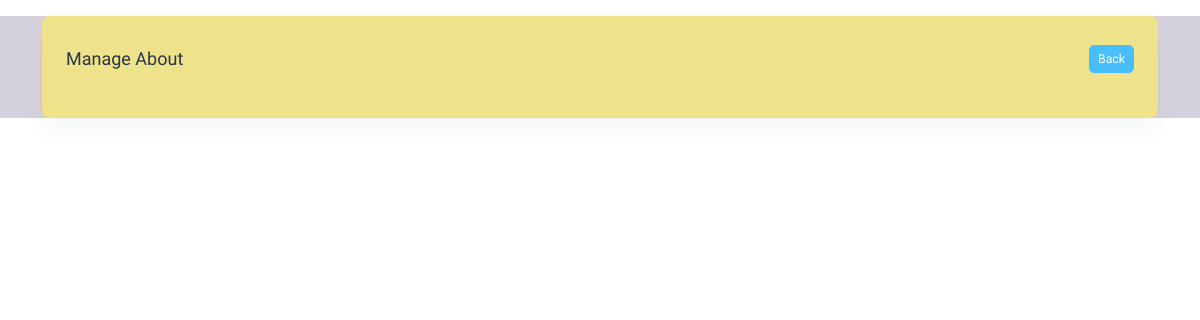
Page /dashboard/web/about.php (signed in) on the earlier database version.
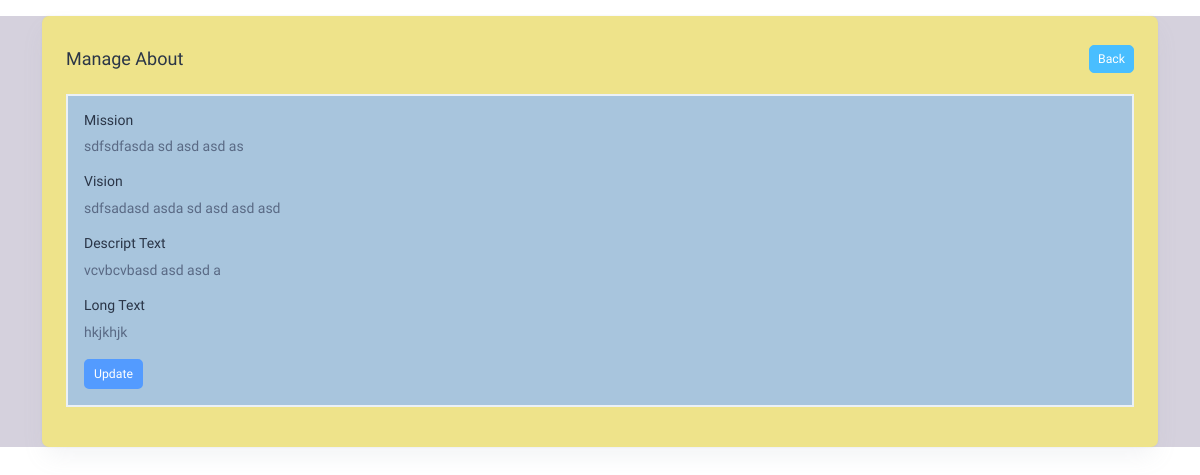
Same page on the later database version.
### tables this page shows
CREATE TABLE `web_about` (
  `id` int(11) NOT NULL,
  `mission` text NOT NULL,
  `vision` text NOT NULL,
  `descript` text NOT NULL,
  `text` text NOT NULL,
  `created_at` timestamp NOT NULL DEFAULT current_timestamp(),
  `updated_at` timestamp NOT NULL DEFAULT current_timestamp() ON UPDATE current_timestamp()
);

### db/conn.php (called while the page is built)
<?php
    class DBConnection {
        private $host = "localhost";
        private $user = "root";
        private $pass = "";
        private $db = "one_centro";
        protected function connect() {
            try {
                $dsn = 'mysql: host=' . $this->host . ';dbname=' . $this->db;
                $pdo = new PDO($dsn, $this->user, $this->pass);
                $pdo->setAttribute(PDO::ATTR_ERRMODE, PDO::ERRMODE_EXCEPTION);
                return $pdo;
            } catch(PDOException $e) {
                print_r($e);
            }
        }
    }
?>

### models/web-facade.php (called while the page is built, shortened)
<?php
class WebFacade extends DBConnection
{
    public function fetchAbout()
    {
        $sql = $this->connect()->prepare("SELECT * FROM web_about ORDER BY id DESC");
        $sql->execute();
        return $sql;
    }
}

### dashboard/web/about.php (the view, shortened to what this page needs)
<?php
include realpath(__DIR__ . '/../../includes/layout/web-header.php');
include realpath(__DIR__ . '/../../models/web-facade.php');
$webFacade = new WebFacade;
$aboutItems = $webFacade->fetchAbout()->fetchAll(PDO::FETCH_ASSOC);
?>
<div class="content-wrapper" style="background-color: #D5D1DD;">
    <div class="container">
        <div class="card w-100 mt-3" style="background-color: #EEE38A;">
            <div class="card-body p-4">
                <div class="d-flex justify-content-between align-items-center">
                    <h5 class="card-title fw-bold my-2">Manage About</h5>
                    <a href="..\index.php" class="btn btn-sm btn-secondary">Back</a>
                </div>
                <div class="py-2">
                </div>
                <div class="about-items">
                    <?php foreach ($aboutItems as $item): ?>
                        <div class="about-item border border-2 p-3 mb-3" style="background-color: #A8C5DD;">
                            <div class="mb-3">
                                <h6 class="fw-bold">Mission</h6>
                                <p><?php echo $item['mission']; ?></p>
                            </div>
                            <div class="mb-3">
                                <h6 class="fw-bold">Vision</h6>
                                <p><?php echo $item['vision']; ?></p>
                            </div>
                            <div class="mb-3">
                                <h6 class="fw-bold">Descript Text</h6>
                                <p><?php echo $item['descript']; ?></p>
                            </div>
                            <div class="mb-3">
                                <h6 class="fw-bold">Long Text</h6>
                                <p><?php echo $item['text']; ?></p>
                            </div>
                            <div class="action-buttons">
                                <a href="about?is_updated=<?= $item["id"] ?>" class="btn btn-sm btn-info me-2">Update</a>
                            </div>
                        </div>
                    <?php endforeach; ?>
                </div>
            </div>
        </div>
    </div>
</div>
<?php include realpath(__DIR__ . '/../../includes/layout/web-footer.php') ?>

Differences in the rows shown:
added web_about: mission "sdfsdfasda sd asd asd as", vision "sdfsadasd asda sd asd asd asd", descript "vcvbcvbasd asd asd a", text "hkjkhjk"
